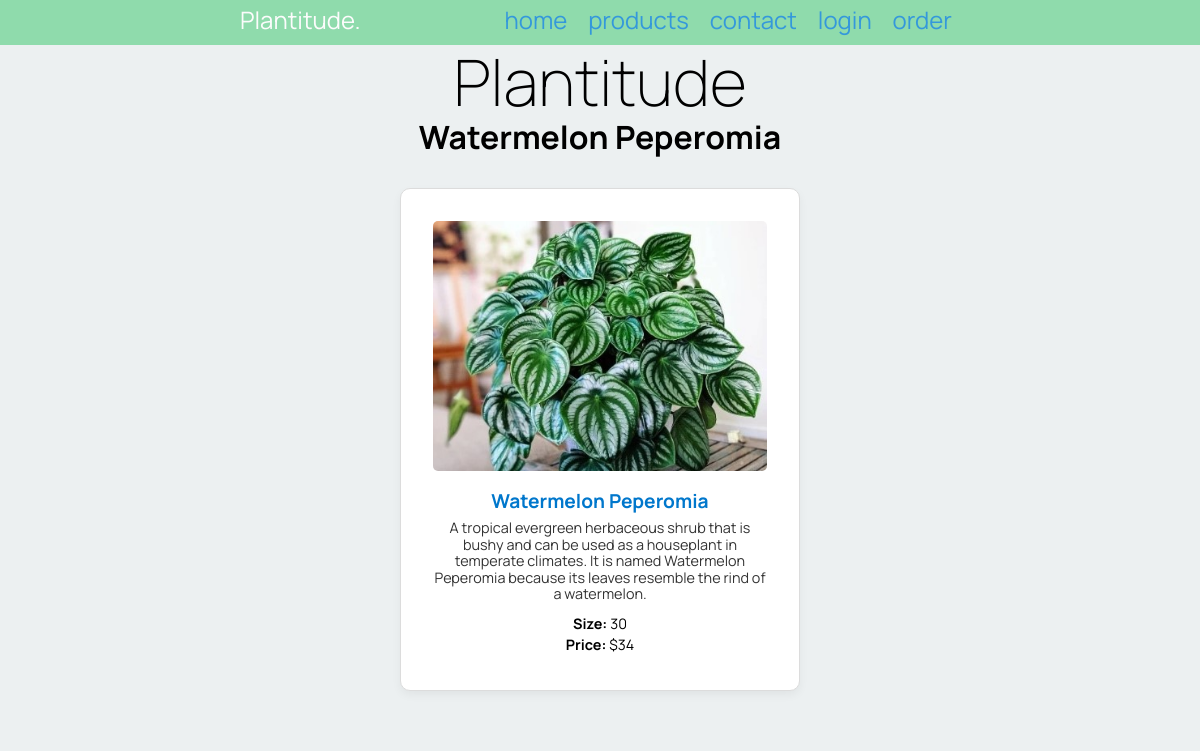
The app's page /product/2 with its own data.
### tables this page shows
CREATE TABLE products (id INTEGER PRIMARY KEY, name TEXT (30), description TEXT (300), size TEXT (6), image BLOB (30), price INTEGER, cat_id INTEGER);

### main.py (the view)
@app.route('/product/<int:product_id>')
def render_product_detail(product_id):
  product = get_list("SELECT * FROM products WHERE id=?", (product_id,))
  print("Fetched product:", product)
  if not product:
    return redirect('/products/1?error=Product+not+found')
  product = product[0]
  return render_template('product_detail.html', product=product, logged_in=is_logged_in(), ordering=is_ordering())

### main.py (called while the page is built)
def create_connection(db_file):
  try:
    connection = sqlite3.connect(db_file)
    return connection
  except Error as e:
    print(e)
  return None

def is_logged_in():
  if session.get("email") is None:
    print("not logged in")
    return False
  else:
    print("logged in")
    return True

def is_ordering():
  if session.get("order") is None:
    print("Not ordering")
    return False
  else:
    print("Ordering")
    return True

def get_list(query, params):
  con = create_connection(DATABASE)
  cur = con.cursor()
  if params == "":
    cur.execute(query)
  else:
    cur.execute(query, params)
  query_list = cur.fetchall()
  con.close()
  return query_list

### templates/product_detail.html (shortened to what this page needs)
{% extends 'base.html' %}
{% block pageheading %}
  {{ product[1] }}
{% endblock %}
{% block main %}
<div class="product-detail-card">
  <img src="/static/images/{{ product[4] }}.jpg" alt="{{ product[1] }}" class="product-image">
  <h3 class="product-title">{{ product[1] }}</h3>
  <p class="product-description">{{ product[2] }}</p>
  <p class="product-info"><strong>Size:</strong> {{ product[3] }}</p>
  <p class="product-info"><strong>Price:</strong> ${{ product[5] }}</p>
</div>
{% endblock %}

### static/plants.css (style rules this page uses)
* { font-family: 'Manrope', sans-serif; padding: 0; margin: 0; box-sizing: border-box; }
body { background-color: rgba(236, 240, 241, 1.0); }
img { max-width: 100%; }
.product-detail-card { max-width: 400px; background-color: white; border: 1px solid #dcdcdc; border-radius: 10px; box-shadow: 0 4px 10px rgba(0, 0, 0, 0.05); padding: 2rem; margin: 2rem auto; text-align: center; font-family: 'Manrope', sans-serif; }
.product-detail-card img.product-image { width: 100%; height: 250px; object-fit: cover; border-radius: 5px; margin-bottom: 1rem; }
.product-title { font-size: 1.2rem; color: #0077cc; margin-bottom: 0.5rem; }
.product-image { width: 100%; height: 160px; object-fit: cover; border-radius: 5px; margin-bottom: 1rem; }
.product-description { font-size: 0.9rem; color: #333; margin-bottom: 0.8rem; }
.product-info { font-size: 0.9rem; margin-bottom: 0.3rem; }

### records on screen
products: name "Watermelon Peperomia", image (picture), description "A tropical evergreen herbaceous shrub that is bushy and can be used as a houseplant in temperate climates. It is named Watermelon Peperomia because its leaves resemble the rind of a watermelon.", size "30", price "34"
